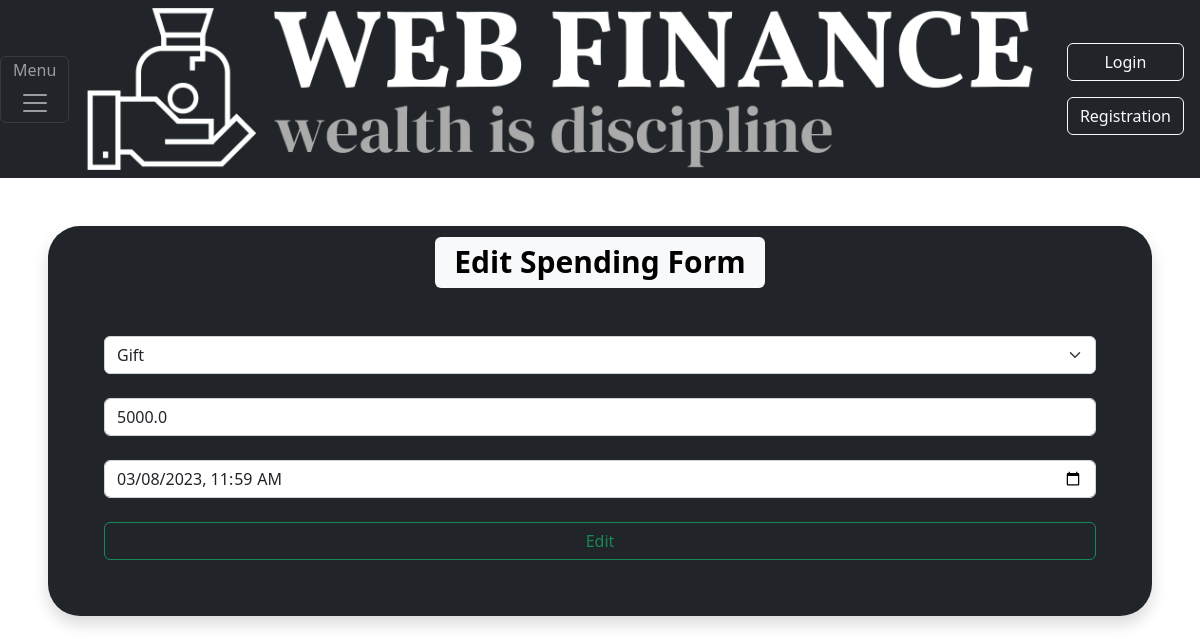
The app's page /spendigns/edit_spending/41 with its own data.
### spendings/models.py (models this page shows, shortened)
class spendings(models.Model):
    date = models.DateTimeField()
    amount = models.FloatField()
    category = models.ForeignKey(categories, null=True, on_delete=models.SET_NULL)
    user =  models.ForeignKey(User, on_delete=models.CASCADE)
    class Meta:
        verbose_name = 'spending'
        verbose_name_plural = 'spendings'

### spendings/views.py (the view)
# urls.py: path('edit_spending/<int:id>', views.editspending, name='edit_spending'),
def editspending(request, id):
    myspending = spendings.objects.get(id = id)
    form = SpendingForm(request.POST or None, instance=myspending)
    print(request.GET)
    if form.is_valid():
        form.save()
        return redirect('spendings',request.user.id)
    context = {
        'form': form,
        'myspending': myspending,
    }
    return render(request, 'spendings/edit_spending.html', context)

### spendings/forms.py (shortened to what this page needs)
class SpendingForm(forms.ModelForm):
    category = forms.ModelChoiceField(queryset=categories.objects.all(), empty_label='category not selected',widget=forms.Select(attrs={'class': 'form-select'}))
    class Meta:
        model = spendings
        fields = ('date', 'category', 'amount', 'user')
        widgets = {
            'amount': forms.NumberInput(attrs={
                'class': 'form-control',
                'placeholder': 'Amount:',
                'step': '0.01'
            }),
            'date': DateTimeLocalInput(attrs={
                'class': 'form-control'
            }),
            'user': forms.HiddenInput(attrs={
                'class': 'form-select'
            }),
        }

### spendings/models.py (called while the page is built)
    def __str__(self):
        return f"{self.description}"

### spendings/templates/spendings/edit_spending.html (shortened to what this page needs)
{% extends "main/master.html" %}
{% block content %}
<div class="shadow m-5 p-2 bg-dark text-white rounded-5">
    <div class="text-center"><h1><span class="badge text-bg-light">Edit Spending Form</span><br></h1></div>
    <form method="POST" class="rounded-5 m-5">
        {{ form.category }}<br>
        {{ form.amount }}<br>
        {{ form.date }}<br>
        <button class="btn btn-outline-success" type="submit" style="width: 100%;">Edit</button>
    </form>
 </div>
{% endblock %}

### records on screen
spendings: category "Gift", amount "5000.0", date "03/08/2023 11:59"
